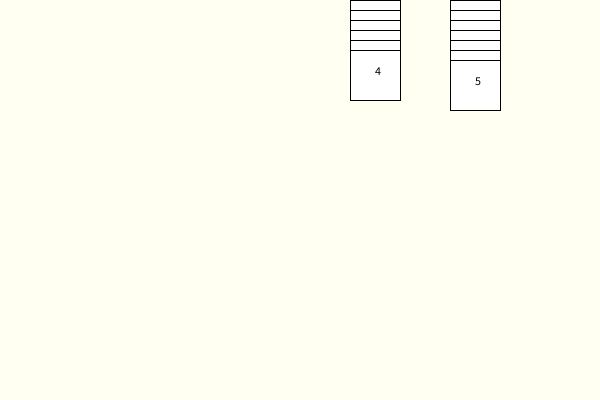
Frame 1 (no input)
Frame 60 (the mouse pressed at the canvas centre just before this capture): identical to frame 1, image omitted
Frame 120 (the mouse held since frame 60 and released just before this capture): identical to frame 1, image omitted

The Processing sketch that drew this single still picture (run headless with seeded random() and noise(); from frame 60 on, the mouse is pressed at the canvas centre):

// Processing sketch: week16_A_deck_03_many_deck
// ── week16_A_deck_03_many_deck.pde
ArrayList<Integer> deck1 = new ArrayList<Integer>();
ArrayList<Integer> deck2 = new ArrayList<Integer>();
ArrayList<Integer> deck3 = new ArrayList<Integer>();
void setup(){
  size(600,400);
  for(int i=0; i<7; i++){
    deck1.add( int(random(13)) );
  }
  for(int i=0; i<6; i++){
    deck2.add( int(random(13)) );
  }
}
void draw(){
  background(#FFFFF2);
  for(int i=0; i<deck1.size(); i++){
    fill(255); rect(450, i*10, 50, 50);
    fill(0); text( ""+deck1.get(i), 475, i*10+25, 25);
  }
  for(int i=0; i<deck2.size(); i++){
    fill(255); rect(350, i*10, 50, 50);
    fill(0); text( ""+deck2.get(i), 375, i*10+25, 25);
  }
}
